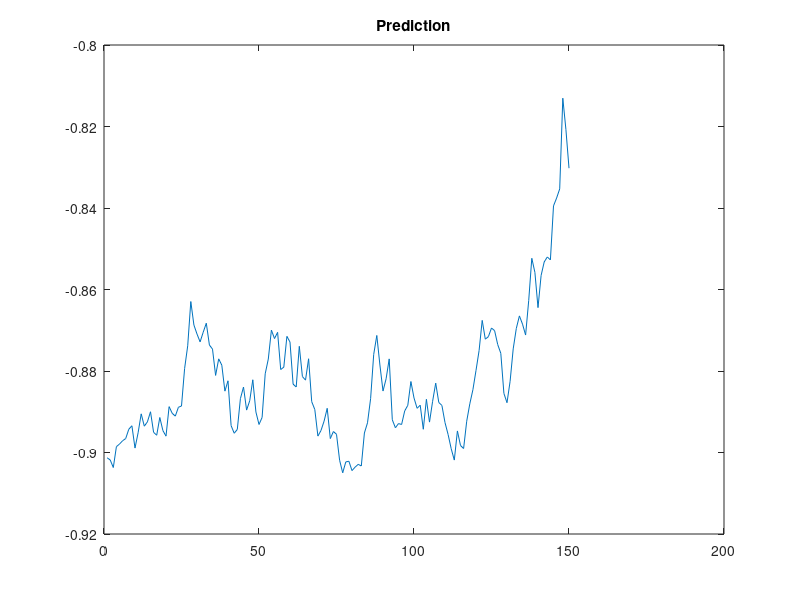
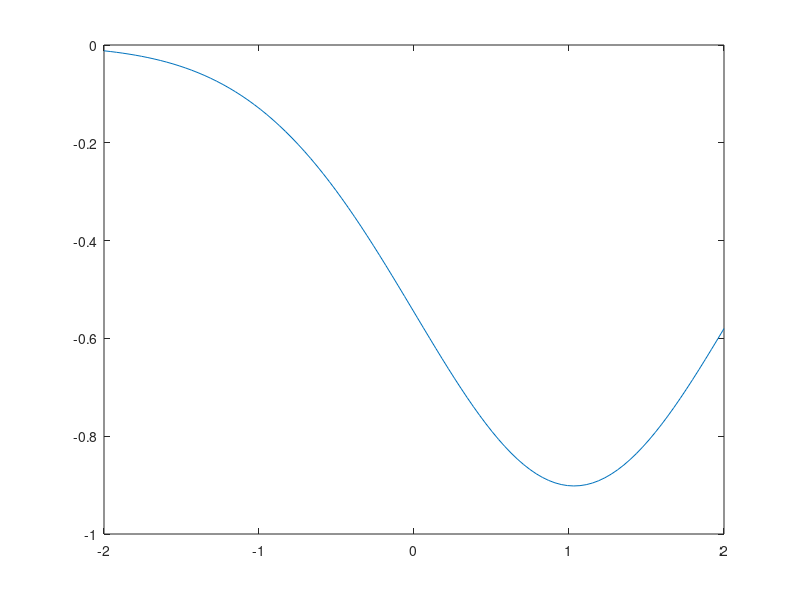
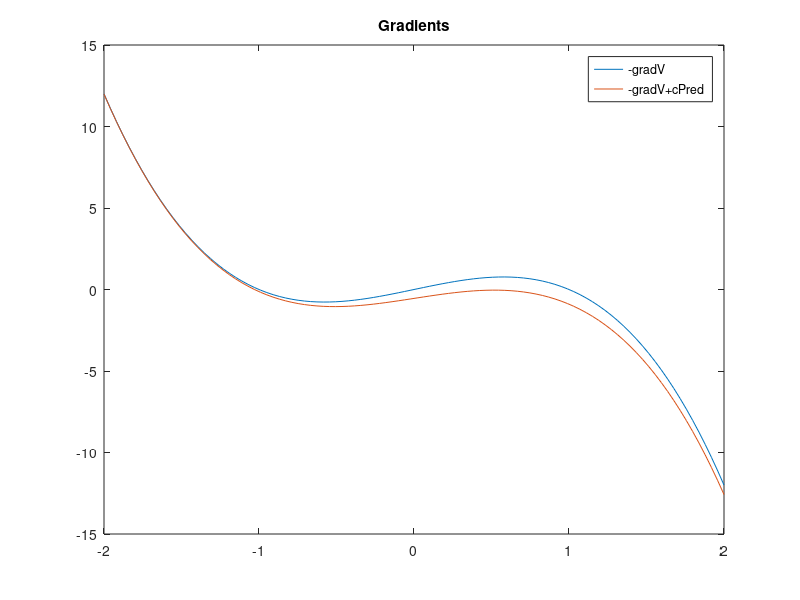
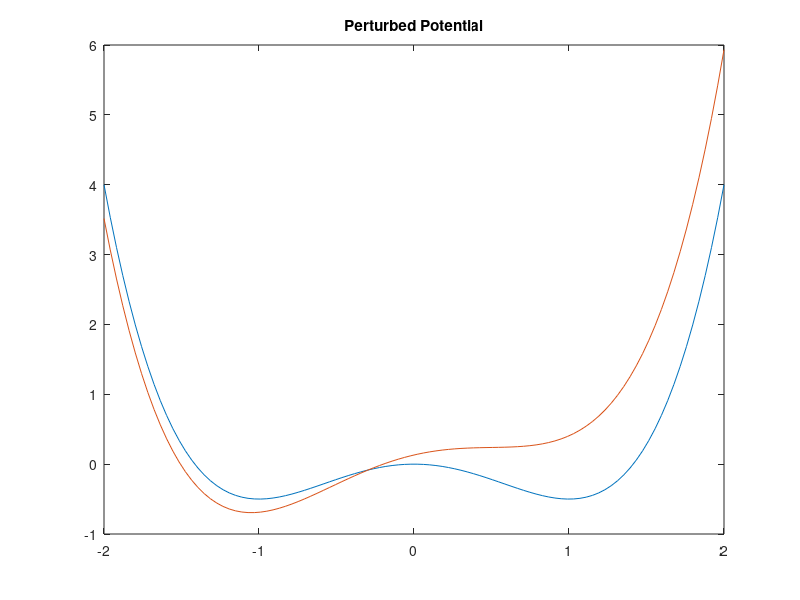

Write the MATLAB code that produced these figures, in order.
% Cross Entropy Gaussian Process Model Double Well
% 1. Sampling of biased trajectories and evaluation of path functional
% 2. Build Matrix for solving regularized linear equation 


% Sampling 
% a bias can be included here
V=@(x) 1/2.*x.^4-x.^2;
gradV = @(x) 2*x.*(x.^2-1);
dt = 0.01;
sdt = sqrt(dt);
beta = 3;
sigma = sqrt(2/beta);

nvs = 1;
ntrjs = 10; %number of trajectories


nsteps = 150;
time=zeros(1,ntrjs);
X = zeros(ntrjs,nsteps);
X(:,1)=1;
X_nonbias = zeros(ntrjs,nsteps);
X_nonbias(:,1) = 1;
% the considers path functional is the moment generating function of the
% stopping time
pathfunc = exp(0.1)*ones(ntrjs,1); % H = -beta*0.1 
bias = 0;

for i = 1:ntrjs

        Is=0;
        Id=0;

        x = 1;
        
        first = 0;
        for j = 2:nsteps 
            eta=randn(1);
            x = x + (bias - gradV(x)) * dt + eta * sigma*sdt;
            X(i,j) = x;
            X_nonbias(i,j) = x-bias*dt;
            
            Is = Is - bias * eta/ sigma * sdt;
            Id = Id - bias.^2 / sigma^2 *dt;
            

             if  x < -0.9 && x > -1.1 
             %if x > -1.1 && x < -0.9 && first == 0
                 time(i) = j;
                 pathfunc(i) = exp(-beta*j*dt)*exp(Is+0.5*Id); %weighted path functional 
                 X(i,j:end)=x;
                 X_nonbias(i,j:end) = x-bias*dt;
                 break;
             end
        end

end


%%
% Building the matrix to solve the optimization problem 
l=1;
sk=0.1;
k = @(a,b) sk/sqrt(2*pi)*l.^2.*exp(-0.5*(a-b).^2/l.^2);
reg=1;

%vector with observed data
% X = X';
% data_obs = X(:);

%K=zeros(length(data_obs),length(data_obs));
K=zeros(nsteps,nsteps);
A=zeros(nsteps,nsteps);
b=zeros(nsteps,1);

for t=1:ntrjs
    for i=1:length(X(t,:))
        for j=1:length(X(t,:))
            K(i,j) = k(X(t,i),X(t,j));
        end
    end
    A = A + pathfunc(t)*K*dt + 2*reg*beta*eye(nsteps,nsteps); 
    b = b + pathfunc(t)*(K*(X_nonbias(t,:)'));
end
A= A/ntrjs;
b= b/ntrjs;
c = A\-b;


figure(1)
plot(c); 
title('Prediction')

% c Prediction
n_pred=100;
x_pred = linspace(-2,2,n_pred);
K_pred = zeros(length(x_pred),nsteps);
c_pred=0;

for t=1:ntrjs
    for i=1:length(x_pred)
        for j=1:length(X(t,:))
            K_pred(i,j) = sk/sqrt(2*pi)*l.^2.*exp(-0.5*(x_pred(i)-X(t,j)).^2/l.^2);
        end
    end
    c_pred =  c_pred - pathfunc(t)/(2*beta*ntrjs)*( K_pred*c*dt + K_pred*(X_nonbias(t,:)'));  
end


figure(4)
plot(x_pred, c_pred)


figure(5)
plot(x_pred,  -gradV(x_pred)); hold on
plot(x_pred,   c_pred -gradV(x_pred)'  )
legend('-gradV','-gradV+cPred')
title('Gradients')
hold off

dx=x_pred(2)-x_pred(1);
per_pot = zeros(1,n_pred+1);
 
for i=2:n_pred+1
    per_pot(i) = per_pot(i-1) + (-c_pred(i-1) + gradV(x_pred(i-1)) )*dx;
end

figure(6)
plot(x_pred,V(x_pred)); hold on
plot(x_pred,per_pot(2:end)+4); hold off
title('Perturbed Potential')

